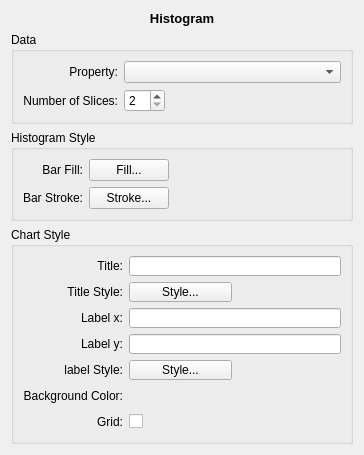
<?xml version="1.0" encoding="UTF-8"?>
<ui version="4.0">
 <class>HistogramFrameWidget</class>
 <widget class="QWidget" name="HistogramFrameWidget">
  <property name="geometry">
   <rect>
    <x>0</x>
    <y>0</y>
    <width>364</width>
    <height>441</height>
   </rect>
  </property>
  <property name="windowTitle">
   <string>Form</string>
  </property>
  <layout class="QGridLayout" name="gridLayout_12">
   <item row="1" column="0">
    <layout class="QGridLayout" name="gridLayout_11">
     <item row="0" column="0">
      <widget class="QGroupBox" name="m_histogramDaaGroupBox">
       <property name="title">
        <string>Data</string>
       </property>
       <layout class="QGridLayout" name="gridLayout_2">
        <item row="0" column="0">
         <layout class="QGridLayout" name="gridLayout">
          <item row="0" column="1" colspan="2">
           <widget class="QComboBox" name="m_propertyComboBox">
            <property name="sizePolicy">
             <sizepolicy hsizetype="Expanding" vsizetype="Fixed">
              <horstretch>0</horstretch>
              <verstretch>0</verstretch>
             </sizepolicy>
            </property>
           </widget>
          </item>
          <item row="1" column="0">
           <widget class="QLabel" name="slicesLabel">
            <property name="maximumSize">
             <size>
              <width>100</width>
              <height>16777215</height>
             </size>
            </property>
            <property name="text">
             <string>Number of Slices:</string>
            </property>
            <property name="alignment">
             <set>Qt::AlignRight|Qt::AlignTrailing|Qt::AlignVCenter</set>
            </property>
           </widget>
          </item>
          <item row="1" column="1">
           <widget class="QSpinBox" name="m_slicesSpinBox">
            <property name="minimum">
             <number>2</number>
            </property>
           </widget>
          </item>
          <item row="0" column="0">
           <widget class="QLabel" name="propertyLabel">
            <property name="maximumSize">
             <size>
              <width>100</width>
              <height>16777215</height>
             </size>
            </property>
            <property name="text">
             <string>Property:</string>
            </property>
            <property name="alignment">
             <set>Qt::AlignRight|Qt::AlignTrailing|Qt::AlignVCenter</set>
            </property>
           </widget>
          </item>
          <item row="1" column="2">
           <spacer name="horizontalSpacer_2">
            <property name="orientation">
             <enum>Qt::Horizontal</enum>
            </property>
            <property name="sizeHint" stdset="0">
             <size>
              <width>185</width>
              <height>20</height>
             </size>
            </property>
           </spacer>
          </item>
         </layout>
        </item>
       </layout>
       <zorder>layoutWidget</zorder>
       <zorder>layoutWidget</zorder>
      </widget>
     </item>
     <item row="1" column="0">
      <widget class="QGroupBox" name="m_histogramStyleGroupBox">
       <property name="title">
        <string>Histogram Style</string>
       </property>
       <layout class="QGridLayout" name="gridLayout_5">
        <item row="0" column="0">
         <layout class="QGridLayout" name="gridLayout_4">
          <item row="0" column="0">
           <widget class="QLabel" name="barFillLabel_2">
            <property name="maximumSize">
             <size>
              <width>100</width>
              <height>16777215</height>
             </size>
            </property>
            <property name="text">
             <string>Bar Fill:</string>
            </property>
            <property name="alignment">
             <set>Qt::AlignRight|Qt::AlignTrailing|Qt::AlignVCenter</set>
            </property>
           </widget>
          </item>
          <item row="0" column="1">
           <widget class="QPushButton" name="m_fillPushButton_2">
            <property name="text">
             <string>Fill...</string>
            </property>
           </widget>
          </item>
          <item row="0" column="2">
           <spacer name="horizontalSpacer_6">
            <property name="orientation">
             <enum>Qt::Horizontal</enum>
            </property>
            <property name="sizeHint" stdset="0">
             <size>
              <width>40</width>
              <height>20</height>
             </size>
            </property>
           </spacer>
          </item>
          <item row="1" column="0">
           <widget class="QLabel" name="barStrokeLabel_2">
            <property name="maximumSize">
             <size>
              <width>100</width>
              <height>16777215</height>
             </size>
            </property>
            <property name="text">
             <string>Bar Stroke:</string>
            </property>
            <property name="alignment">
             <set>Qt::AlignRight|Qt::AlignTrailing|Qt::AlignVCenter</set>
            </property>
           </widget>
          </item>
          <item row="1" column="1">
           <widget class="QPushButton" name="m_strokePushButton_2">
            <property name="text">
             <string>Stroke...</string>
            </property>
           </widget>
          </item>
          <item row="1" column="2">
           <spacer name="horizontalSpacer_7">
            <property name="orientation">
             <enum>Qt::Horizontal</enum>
            </property>
            <property name="sizeHint" stdset="0">
             <size>
              <width>40</width>
              <height>20</height>
             </size>
            </property>
           </spacer>
          </item>
         </layout>
        </item>
       </layout>
       <zorder>layoutWidget_2</zorder>
       <zorder>layoutWidget_2</zorder>
      </widget>
     </item>
     <item row="2" column="0">
      <widget class="QGroupBox" name="m_ChartStyleGroupBox">
       <property name="title">
        <string>Chart Style</string>
       </property>
       <layout class="QGridLayout" name="gridLayout_10">
        <item row="0" column="0">
         <layout class="QHBoxLayout" name="horizontalLayout_2">
          <item>
           <layout class="QGridLayout" name="gridLayout_8">
            <item row="0" column="0">
             <widget class="QLabel" name="chartTitleLabel">
              <property name="text">
               <string>Title:</string>
              </property>
              <property name="alignment">
               <set>Qt::AlignRight|Qt::AlignTrailing|Qt::AlignVCenter</set>
              </property>
             </widget>
            </item>
            <item row="1" column="0">
             <widget class="QLabel" name="titleStyleLabel">
              <property name="text">
               <string>Title Style:</string>
              </property>
              <property name="alignment">
               <set>Qt::AlignRight|Qt::AlignTrailing|Qt::AlignVCenter</set>
              </property>
             </widget>
            </item>
            <item row="2" column="0">
             <widget class="QLabel" name="labelXLabel">
              <property name="text">
               <string>Label x:</string>
              </property>
              <property name="alignment">
               <set>Qt::AlignRight|Qt::AlignTrailing|Qt::AlignVCenter</set>
              </property>
             </widget>
            </item>
            <item row="3" column="0">
             <widget class="QLabel" name="labelYLabel_3">
              <property name="text">
               <string>Label y:</string>
              </property>
              <property name="alignment">
               <set>Qt::AlignRight|Qt::AlignTrailing|Qt::AlignVCenter</set>
              </property>
             </widget>
            </item>
            <item row="4" column="0">
             <widget class="QLabel" name="titleStyleLabel_2">
              <property name="text">
               <string>label Style:</string>
              </property>
              <property name="alignment">
               <set>Qt::AlignRight|Qt::AlignTrailing|Qt::AlignVCenter</set>
              </property>
             </widget>
            </item>
            <item row="5" column="0">
             <widget class="QLabel" name="backgroundLabel">
              <property name="text">
               <string>Background Color:</string>
              </property>
              <property name="alignment">
               <set>Qt::AlignRight|Qt::AlignTrailing|Qt::AlignVCenter</set>
              </property>
             </widget>
            </item>
            <item row="6" column="0">
             <widget class="QLabel" name="gridLabel">
              <property name="text">
               <string>Grid:</string>
              </property>
              <property name="alignment">
               <set>Qt::AlignRight|Qt::AlignTrailing|Qt::AlignVCenter</set>
              </property>
             </widget>
            </item>
           </layout>
          </item>
          <item>
           <layout class="QGridLayout" name="gridLayout_9">
            <item row="0" column="0" colspan="2">
             <widget class="QLineEdit" name="m_chartTitleLineEdit">
              <property name="minimumSize">
               <size>
                <width>175</width>
                <height>20</height>
               </size>
              </property>
              <property name="text">
               <string/>
              </property>
             </widget>
            </item>
            <item row="1" column="0">
             <widget class="QPushButton" name="m_titleStylePushButton">
              <property name="minimumSize">
               <size>
                <width>75</width>
                <height>20</height>
               </size>
              </property>
              <property name="text">
               <string>Style...</string>
              </property>
             </widget>
            </item>
            <item row="1" column="1">
             <spacer name="horizontalSpacer_15">
              <property name="orientation">
               <enum>Qt::Horizontal</enum>
              </property>
              <property name="sizeHint" stdset="0">
               <size>
                <width>40</width>
                <height>20</height>
               </size>
              </property>
             </spacer>
            </item>
            <item row="2" column="0" colspan="2">
             <widget class="QLineEdit" name="m_labelXlLineEdit">
              <property name="minimumSize">
               <size>
                <width>175</width>
                <height>20</height>
               </size>
              </property>
             </widget>
            </item>
            <item row="3" column="0" colspan="2">
             <widget class="QLineEdit" name="m_labelYlLineEdit">
              <property name="minimumSize">
               <size>
                <width>175</width>
                <height>20</height>
               </size>
              </property>
              <property name="text">
               <string/>
              </property>
             </widget>
            </item>
            <item row="4" column="0">
             <widget class="QPushButton" name="m_labelStylePushButton">
              <property name="minimumSize">
               <size>
                <width>75</width>
                <height>20</height>
               </size>
              </property>
              <property name="text">
               <string>Style...</string>
              </property>
             </widget>
            </item>
            <item row="4" column="1">
             <spacer name="horizontalSpacer_20">
              <property name="orientation">
               <enum>Qt::Horizontal</enum>
              </property>
              <property name="sizeHint" stdset="0">
               <size>
                <width>40</width>
                <height>20</height>
               </size>
              </property>
             </spacer>
            </item>
            <item row="5" column="0">
             <widget class="QFrame" name="m_colorPickerFrame">
              <property name="sizePolicy">
               <sizepolicy hsizetype="Expanding" vsizetype="Preferred">
                <horstretch>0</horstretch>
                <verstretch>0</verstretch>
               </sizepolicy>
              </property>
             </widget>
            </item>
            <item row="5" column="1">
             <spacer name="horizontalSpacer_21">
              <property name="orientation">
               <enum>Qt::Horizontal</enum>
              </property>
              <property name="sizeHint" stdset="0">
               <size>
                <width>40</width>
                <height>20</height>
               </size>
              </property>
             </spacer>
            </item>
            <item row="6" column="0">
             <widget class="QCheckBox" name="m_gridCheckBox">
              <property name="text">
               <string/>
              </property>
             </widget>
            </item>
            <item row="6" column="1">
             <spacer name="horizontalSpacer_8">
              <property name="orientation">
               <enum>Qt::Horizontal</enum>
              </property>
              <property name="sizeHint" stdset="0">
               <size>
                <width>40</width>
                <height>20</height>
               </size>
              </property>
             </spacer>
            </item>
           </layout>
          </item>
         </layout>
        </item>
       </layout>
      </widget>
     </item>
    </layout>
   </item>
   <item row="0" column="0">
    <widget class="QLabel" name="titleLabel">
     <property name="font">
      <font>
       <pointsize>10</pointsize>
       <weight>75</weight>
       <bold>true</bold>
      </font>
     </property>
     <property name="text">
      <string>Histogram</string>
     </property>
     <property name="alignment">
      <set>Qt::AlignCenter</set>
     </property>
    </widget>
   </item>
  </layout>
 </widget>
 <resources/>
 <connections/>
</ui>
